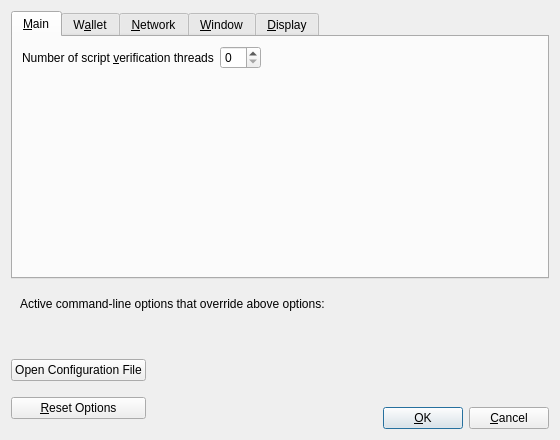
<?xml version="1.0" encoding="UTF-8"?>
<ui version="4.0">
 <class>OptionsDialog</class>
 <widget class="QDialog" name="OptionsDialog">
  <property name="geometry">
   <rect>
    <x>0</x>
    <y>0</y>
    <width>560</width>
    <height>440</height>
   </rect>
  </property>
  <property name="windowTitle">
   <string>Options</string>
  </property>
  <property name="modal">
   <bool>true</bool>
  </property>
  <layout class="QVBoxLayout" name="verticalLayout">
   <item>
    <widget class="QTabWidget" name="tabWidget">
     <property name="currentIndex">
      <number>0</number>
     </property>
     <widget class="QWidget" name="tabMain">
      <attribute name="title">
       <string>&amp;Main</string>
      </attribute>
      <layout class="QVBoxLayout" name="verticalLayout_Main">
       <item>
        <widget class="QCheckBox" name="bitcoinAtStartup">
         <property name="toolTip">
          <string>Automatically start %1 after logging in to the system.</string>
         </property>
         <property name="text">
          <string>&amp;Start %1 on system login</string>
         </property>
        </widget>
        <spacer name="horizontalSpacer_0_Main">
         <property name="orientation">
          <enum>Qt::Horizontal</enum>
         </property>
         <property name="sizeHint" stdset="0">
          <size>
           <width>40</width>
           <height>5</height>
          </size>
         </property>
        </spacer>
        <layout class="QHBoxLayout" name="horizontalLayout_2_Main">
         <item>
          <widget class="QLabel" name="databaseCacheLabel">
           <property name="text">
            <string>Size of &amp;database cache</string>
           </property>
           <property name="textFormat">
            <enum>Qt::PlainText</enum>
           </property>
           <property name="buddy">
            <cstring>databaseCache</cstring>
           </property>
          </widget>
         </item>
         <item>
          <widget class="QSpinBox" name="databaseCache"/>
         </item>
         <item>
          <widget class="QLabel" name="databaseCacheUnitLabel">
           <property name="text">
            <string>MB</string>
           </property>
           <property name="textFormat">
            <enum>Qt::PlainText</enum>
           </property>
          </widget>
         </item>
         <item>
          <spacer name="horizontalSpacer_2_Main">
           <property name="orientation">
            <enum>Qt::Horizontal</enum>
           </property>
           <property name="sizeHint" stdset="0">
            <size>
             <width>40</width>
             <height>20</height>
            </size>
           </property>
          </spacer>
         </item>
        </layout>
       </item>
       <item>
        <layout class="QHBoxLayout" name="horizontalLayout_Main_VerifyLabel">
         <item>
          <widget class="QLabel" name="threadsScriptVerifLabel">
           <property name="text">
            <string>Number of script &amp;verification threads</string>
           </property>
           <property name="textFormat">
            <enum>Qt::PlainText</enum>
           </property>
           <property name="buddy">
            <cstring>threadsScriptVerif</cstring>
           </property>
          </widget>
         </item>
         <item>
          <widget class="QSpinBox" name="threadsScriptVerif">
           <property name="toolTip">
            <string>(0 = auto, &lt;0 = leave that many cores free)</string>
           </property>
          </widget>
         </item>
         <item>
          <spacer name="horizontalSpacer_Main_Threads">
           <property name="orientation">
            <enum>Qt::Horizontal</enum>
           </property>
           <property name="sizeHint" stdset="0">
            <size>
             <width>40</width>
             <height>20</height>
            </size>
           </property>
          </spacer>
         </item>
        </layout>
       </item>
       <item>
        <spacer name="verticalSpacer_Main">
         <property name="orientation">
          <enum>Qt::Vertical</enum>
         </property>
         <property name="sizeHint" stdset="0">
          <size>
           <width>20</width>
           <height>40</height>
          </size>
         </property>
        </spacer>
       </item>
      </layout>
     </widget>
     <widget class="QWidget" name="tabWallet">
      <attribute name="title">
       <string>W&amp;allet</string>
      </attribute>
      <layout class="QVBoxLayout" name="verticalLayout_Wallet">
       <item>
        <widget class="QGroupBox" name="groupBox">
         <property name="title">
          <string>Expert</string>
         </property>
         <layout class="QVBoxLayout" name="verticalLayout_2">
          <item>
           <widget class="QCheckBox" name="coinControlFeatures">
            <property name="toolTip">
             <string>Whether to show coin control features or not.</string>
            </property>
            <property name="text">
             <string>Enable coin &amp;control features</string>
            </property>
           </widget>
          </item>
          <item>
           <widget class="QCheckBox" name="spendZeroConfChange">
            <property name="toolTip">
             <string>If you disable the spending of unconfirmed change, the change from a transaction cannot be used until that transaction has at least one confirmation. This also affects how your balance is computed.</string>
            </property>
            <property name="text">
             <string>&amp;Spend unconfirmed change</string>
            </property>
           </widget>
          </item>
         </layout>
        </widget>
       </item>
       <item>
        <spacer name="verticalSpacer_Wallet">
         <property name="orientation">
          <enum>Qt::Vertical</enum>
         </property>
         <property name="sizeHint" stdset="0">
          <size>
           <width>20</width>
           <height>40</height>
          </size>
         </property>
        </spacer>
       </item>
      </layout>
     </widget>
     <widget class="QWidget" name="tabNetwork">
      <attribute name="title">
       <string>&amp;Network</string>
      </attribute>
      <layout class="QVBoxLayout" name="verticalLayout_Network">
       <item>
        <widget class="QCheckBox" name="mapPortUpnp">
         <property name="toolTip">
          <string>Automatically open the Bitcoin client port on the router. This only works when your router supports UPnP and it is enabled.</string>
         </property>
         <property name="text">
          <string>Map port using &amp;UPnP</string>
         </property>
        </widget>
       </item>
       <item>
        <widget class="QCheckBox" name="allowIncoming">
         <property name="toolTip">
          <string>Accept connections from outside.</string>
         </property>
         <property name="text">
          <string>Allow incomin&amp;g connections</string>
         </property>
        </widget>
       </item>
       <item>
        <widget class="QCheckBox" name="connectSocks">
         <property name="toolTip">
          <string>Connect to the Bitcoin network through a SOCKS5 proxy.</string>
         </property>
         <property name="text">
          <string>&amp;Connect through SOCKS5 proxy (default proxy):</string>
         </property>
        </widget>
       </item>
       <item>
        <layout class="QHBoxLayout" name="horizontalLayout_1_Network">
         <item>
          <widget class="QLabel" name="proxyIpLabel">
           <property name="text">
            <string>Proxy &amp;IP:</string>
           </property>
           <property name="textFormat">
            <enum>Qt::PlainText</enum>
           </property>
           <property name="buddy">
            <cstring>proxyIp</cstring>
           </property>
          </widget>
         </item>
         <item>
          <widget class="QValidatedLineEdit" name="proxyIp">
           <property name="minimumSize">
            <size>
             <width>140</width>
             <height>0</height>
            </size>
           </property>
           <property name="maximumSize">
            <size>
             <width>140</width>
             <height>16777215</height>
            </size>
           </property>
           <property name="toolTip">
            <string>IP address of the proxy (e.g. IPv4: 127.0.0.1 / IPv6: ::1)</string>
           </property>
          </widget>
         </item>
         <item>
          <widget class="QLabel" name="proxyPortLabel">
           <property name="text">
            <string>&amp;Port:</string>
           </property>
           <property name="textFormat">
            <enum>Qt::PlainText</enum>
           </property>
           <property name="buddy">
            <cstring>proxyPort</cstring>
           </property>
          </widget>
         </item>
         <item>
          <widget class="QLineEdit" name="proxyPort">
           <property name="minimumSize">
            <size>
             <width>55</width>
             <height>0</height>
            </size>
           </property>
           <property name="maximumSize">
            <size>
             <width>55</width>
             <height>16777215</height>
            </size>
           </property>
           <property name="toolTip">
            <string>Port of the proxy (e.g. 9050)</string>
           </property>
          </widget>
         </item>
         <item>
          <spacer name="horizontalSpacer_1_Network">
           <property name="orientation">
            <enum>Qt::Horizontal</enum>
           </property>
           <property name="sizeHint" stdset="0">
            <size>
             <width>40</width>
             <height>20</height>
            </size>
           </property>
          </spacer>
         </item>
        </layout>
       </item>
       <item>
        <layout class="QHBoxLayout" name="horizontalLayout_2_Network">
         <item>
          <widget class="QLabel" name="proxyActiveNets">
           <property name="text">
            <string>Used for reaching peers via:</string>
           </property>
           <property name="textFormat">
            <enum>Qt::PlainText</enum>
           </property>
          </widget>
         </item>
         <item>
          <widget class="QCheckBox" name="proxyReachIPv4">
           <property name="enabled">
            <bool>false</bool>
           </property>
           <property name="toolTip">
            <string>Shows if the supplied default SOCKS5 proxy is used to reach peers via this network type.</string>
           </property>
           <property name="text">
            <string/>
           </property>
          </widget>
         </item>
         <item>
          <widget class="QLabel" name="proxyReachIPv4Label">
           <property name="text">
            <string>IPv4</string>
           </property>
           <property name="textFormat">
            <enum>Qt::PlainText</enum>
           </property>
          </widget>
         </item>
         <item>
          <widget class="QCheckBox" name="proxyReachIPv6">
           <property name="enabled">
            <bool>false</bool>
           </property>
           <property name="toolTip">
            <string>Shows if the supplied default SOCKS5 proxy is used to reach peers via this network type.</string>
           </property>
           <property name="text">
            <string/>
           </property>
          </widget>
         </item>
         <item>
          <widget class="QLabel" name="proxyReachIPv6Label">
           <property name="text">
            <string>IPv6</string>
           </property>
           <property name="textFormat">
            <enum>Qt::PlainText</enum>
           </property>
          </widget>
         </item>
         <item>
          <widget class="QCheckBox" name="proxyReachTor">
           <property name="enabled">
            <bool>false</bool>
           </property>
           <property name="toolTip">
            <string>Shows if the supplied default SOCKS5 proxy is used to reach peers via this network type.</string>
           </property>
           <property name="text">
            <string/>
           </property>
          </widget>
         </item>
         <item>
          <widget class="QLabel" name="proxyReachTorLabel">
           <property name="text">
            <string>Tor</string>
           </property>
           <property name="textFormat">
            <enum>Qt::PlainText</enum>
           </property>
          </widget>
         </item>
         <item>
          <spacer name="horizontalSpacer_2_Network">
           <property name="orientation">
            <enum>Qt::Horizontal</enum>
           </property>
           <property name="sizeHint" stdset="0">
            <size>
             <width>40</width>
             <height>20</height>
            </size>
           </property>
          </spacer>
         </item>
        </layout>
       </item>
       <item>
        <widget class="QCheckBox" name="connectSocksTor">
         <property name="toolTip">
          <string>Connect to the Bitcoin network through a separate SOCKS5 proxy for Tor hidden services.</string>
         </property>
         <property name="text">
          <string>Use separate SOCKS&amp;5 proxy to reach peers via Tor hidden services:</string>
         </property>
        </widget>
       </item>
       <item>
        <layout class="QHBoxLayout" name="horizontalLayout_3_Network">
         <item>
          <widget class="QLabel" name="proxyIpTorLabel">
           <property name="text">
            <string>Proxy &amp;IP:</string>
           </property>
           <property name="textFormat">
            <enum>Qt::PlainText</enum>
           </property>
           <property name="buddy">
            <cstring>proxyIpTor</cstring>
           </property>
          </widget>
         </item>
         <item>
          <widget class="QValidatedLineEdit" name="proxyIpTor">
           <property name="minimumSize">
            <size>
             <width>140</width>
             <height>0</height>
            </size>
           </property>
           <property name="maximumSize">
            <size>
             <width>140</width>
             <height>16777215</height>
            </size>
           </property>
           <property name="toolTip">
            <string>IP address of the proxy (e.g. IPv4: 127.0.0.1 / IPv6: ::1)</string>
           </property>
          </widget>
         </item>
         <item>
          <widget class="QLabel" name="proxyPortTorLabel">
           <property name="text">
            <string>&amp;Port:</string>
           </property>
           <property name="textFormat">
            <enum>Qt::PlainText</enum>
           </property>
           <property name="buddy">
            <cstring>proxyPortTor</cstring>
           </property>
          </widget>
         </item>
         <item>
          <widget class="QLineEdit" name="proxyPortTor">
           <property name="minimumSize">
            <size>
             <width>55</width>
             <height>0</height>
            </size>
           </property>
           <property name="maximumSize">
            <size>
             <width>55</width>
             <height>16777215</height>
            </size>
           </property>
           <property name="toolTip">
            <string>Port of the proxy (e.g. 9050)</string>
           </property>
          </widget>
         </item>
         <item>
          <spacer name="horizontalSpacer_4_Network">
           <property name="orientation">
            <enum>Qt::Horizontal</enum>
           </property>
           <property name="sizeHint" stdset="0">
            <size>
             <width>40</width>
             <height>20</height>
            </size>
           </property>
          </spacer>
         </item>
        </layout>
       </item>
       <item>
        <spacer name="verticalSpacer_Network">
         <property name="orientation">
          <enum>Qt::Vertical</enum>
         </property>
         <property name="sizeHint" stdset="0">
          <size>
           <width>20</width>
           <height>40</height>
          </size>
         </property>
        </spacer>
       </item>
      </layout>
     </widget>
     <widget class="QWidget" name="tabWindow">
      <attribute name="title">
       <string>&amp;Window</string>
      </attribute>
      <layout class="QVBoxLayout" name="verticalLayout_Window">
       <item>
        <widget class="QCheckBox" name="hideTrayIcon">
         <property name="toolTip">
          <string>Hide the icon from the system tray.</string>
         </property>
         <property name="text">
          <string>&amp;Hide tray icon</string>
         </property>
        </widget>
       </item>
       <item>
        <widget class="QCheckBox" name="minimizeToTray">
         <property name="toolTip">
          <string>Show only a tray icon after minimizing the window.</string>
         </property>
         <property name="text">
          <string>&amp;Minimize to the tray instead of the taskbar</string>
         </property>
        </widget>
       </item>
       <item>
        <widget class="QCheckBox" name="minimizeOnClose">
         <property name="toolTip">
          <string>Minimize instead of exit the application when the window is closed. When this option is enabled, the application will be closed only after selecting Exit in the menu.</string>
         </property>
         <property name="text">
          <string>M&amp;inimize on close</string>
         </property>
        </widget>
       </item>
       <item>
        <spacer name="verticalSpacer_Window">
         <property name="orientation">
          <enum>Qt::Vertical</enum>
         </property>
         <property name="sizeHint" stdset="0">
          <size>
           <width>20</width>
           <height>40</height>
          </size>
         </property>
        </spacer>
       </item>
      </layout>
     </widget>
     <widget class="QWidget" name="tabDisplay">
      <attribute name="title">
       <string>&amp;Display</string>
      </attribute>
      <layout class="QVBoxLayout" name="verticalLayout_Display">
       <item>
        <layout class="QHBoxLayout" name="horizontalLayout_1_Display">
         <item>
          <widget class="QLabel" name="langLabel">
           <property name="text">
            <string>User Interface &amp;language:</string>
           </property>
           <property name="textFormat">
            <enum>Qt::PlainText</enum>
           </property>
           <property name="buddy">
            <cstring>lang</cstring>
           </property>
          </widget>
         </item>
         <item>
          <widget class="QValueComboBox" name="lang">
           <property name="toolTip">
            <string>The user interface language can be set here. This setting will take effect after restarting %1.</string>
           </property>
          </widget>
         </item>
        </layout>
       </item>
       <item>
        <layout class="QHBoxLayout" name="horizontalLayout_2_Display">
         <item>
          <widget class="QLabel" name="unitLabel">
           <property name="text">
            <string>&amp;Unit to show amounts in:</string>
           </property>
           <property name="textFormat">
            <enum>Qt::PlainText</enum>
           </property>
           <property name="buddy">
            <cstring>unit</cstring>
           </property>
          </widget>
         </item>
         <item>
          <widget class="QValueComboBox" name="unit">
           <property name="toolTip">
            <string>Choose the default subdivision unit to show in the interface and when sending coins.</string>
           </property>
          </widget>
         </item>
        </layout>
       </item>
       <item>
        <layout class="QHBoxLayout" name="horizontalLayout_3_Display">
         <item>
          <widget class="QLabel" name="thirdPartyTxUrlsLabel">
           <property name="toolTip">
            <string>Third party URLs (e.g. a block explorer) that appear in the transactions tab as context menu items. %s in the URL is replaced by transaction hash. Multiple URLs are separated by vertical bar |.</string>
           </property>
           <property name="text">
            <string>&amp;Third party transaction URLs</string>
           </property>
           <property name="buddy">
            <cstring>thirdPartyTxUrls</cstring>
           </property>
          </widget>
         </item>
         <item>
          <widget class="QLineEdit" name="thirdPartyTxUrls">
           <property name="toolTip">
            <string>Third party URLs (e.g. a block explorer) that appear in the transactions tab as context menu items. %s in the URL is replaced by transaction hash. Multiple URLs are separated by vertical bar |.</string>
           </property>
          </widget>
         </item>
        </layout>
       </item>
       <item>
        <spacer name="verticalSpacer_Display">
         <property name="orientation">
          <enum>Qt::Vertical</enum>
         </property>
         <property name="sizeHint" stdset="0">
          <size>
           <width>20</width>
           <height>40</height>
          </size>
         </property>
        </spacer>
       </item>
      </layout>
     </widget>
    </widget>
   </item>
   <item>
    <widget class="QFrame" name="frame">
     <layout class="QVBoxLayout" name="verticalLayout_Bottom">
      <item>
       <layout class="QHBoxLayout" name="horizontalLayout_Bottom">
        <item>
         <widget class="QLabel" name="overriddenByCommandLineInfoLabel">
          <property name="text">
           <string>Active command-line options that override above options:</string>
          </property>
          <property name="textFormat">
           <enum>Qt::PlainText</enum>
          </property>
         </widget>
        </item>
        <item>
         <spacer name="horizontalSpacer_Bottom">
          <property name="orientation">
           <enum>Qt::Horizontal</enum>
          </property>
          <property name="sizeHint" stdset="0">
           <size>
            <width>40</width>
            <height>20</height>
           </size>
          </property>
         </spacer>
        </item>
       </layout>
      </item>
      <item>
       <widget class="QLabel" name="overriddenByCommandLineLabel">
        <property name="text">
         <string/>
        </property>
        <property name="textFormat">
         <enum>Qt::PlainText</enum>
        </property>
        <property name="wordWrap">
         <bool>true</bool>
        </property>
       </widget>
      </item>
     </layout>
    </widget>
   </item>
   <item>
    <layout class="QHBoxLayout" name="horizontalLayout_Buttons">
     <item>
      <layout class="QVBoxLayout" name="verticalLayout_Buttons">
       <item>
        <widget class="QPushButton" name="openBitcoinConfButton">
         <property name="toolTip">
          <string>Open the %1 configuration file from the working directory.</string>
         </property>
         <property name="text">
          <string>Open Configuration File</string>
         </property>
         <property name="autoDefault">
          <bool>false</bool>
         </property>
        </widget>
       </item>
       <item>
        <widget class="QPushButton" name="resetButton">
         <property name="toolTip">
          <string>Reset all client options to default.</string>
         </property>
         <property name="text">
          <string>&amp;Reset Options</string>
         </property>
         <property name="autoDefault">
          <bool>false</bool>
         </property>
        </widget>
       </item>
      </layout>
     </item>
     <item>
      <spacer name="horizontalSpacer_1">
       <property name="orientation">
        <enum>Qt::Horizontal</enum>
       </property>
       <property name="sizeHint" stdset="0">
        <size>
         <width>40</width>
         <height>48</height>
        </size>
       </property>
      </spacer>
     </item>
     <item>
      <widget class="QLabel" name="statusLabel">
       <property name="minimumSize">
        <size>
         <width>200</width>
         <height>0</height>
        </size>
       </property>
       <property name="font">
        <font>
         <weight>75</weight>
         <bold>true</bold>
        </font>
       </property>
       <property name="text">
        <string/>
       </property>
       <property name="textFormat">
        <enum>Qt::PlainText</enum>
       </property>
       <property name="wordWrap">
        <bool>true</bool>
       </property>
      </widget>
     </item>
     <item>
      <spacer name="horizontalSpacer_2">
       <property name="orientation">
        <enum>Qt::Horizontal</enum>
       </property>
       <property name="sizeHint" stdset="0">
        <size>
         <width>40</width>
         <height>48</height>
        </size>
       </property>
      </spacer>
     </item>
     <item>
      <layout class="QVBoxLayout" name="verticalLayout_4">
       <item>
        <spacer name="verticalSpacer">
         <property name="orientation">
          <enum>Qt::Vertical</enum>
         </property>
         <property name="sizeHint" stdset="0">
          <size>
           <width>20</width>
           <height>40</height>
          </size>
         </property>
        </spacer>
       </item>
       <item>
        <layout class="QHBoxLayout" name="horizontalLayout">
         <item>
          <widget class="QPushButton" name="okButton">
           <property name="text">
            <string>&amp;OK</string>
           </property>
           <property name="autoDefault">
            <bool>false</bool>
           </property>
           <property name="default">
            <bool>true</bool>
           </property>
          </widget>
         </item>
         <item>
          <widget class="QPushButton" name="cancelButton">
           <property name="text">
            <string>&amp;Cancel</string>
           </property>
           <property name="autoDefault">
            <bool>false</bool>
           </property>
          </widget>
         </item>
        </layout>
       </item>
      </layout>
     </item>
    </layout>
   </item>
  </layout>
 </widget>
 <customwidgets>
  <customwidget>
   <class>QValidatedLineEdit</class>
   <extends>QLineEdit</extends>
   <header>qt/qvalidatedlineedit.h</header>
  </customwidget>
  <customwidget>
   <class>QValueComboBox</class>
   <extends>QComboBox</extends>
   <header>qt/qvaluecombobox.h</header>
  </customwidget>
 </customwidgets>
 <resources/>
 <connections/>
</ui>
